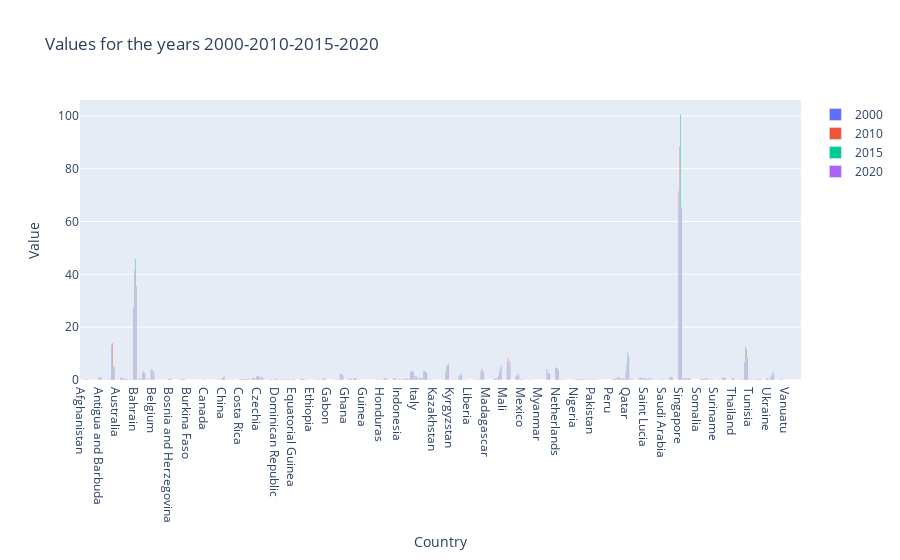

Notebook code cell kept with this figure:
### Code cell
# Plotting the graph

# Select the years to plot
years = ['2000', '2010', '2015', '2020']

# Create a new Figure
fig = go.Figure()

# Add a bar for each year
for year in years:
    fig.add_trace(go.Bar(
        x=mergeN['Area'],
        y=mergeN[year+'rel'],
        name=year
    ))

# Change the bar mode to group
fig.update_layout(barmode='group')

# Add labels and title
fig.update_layout(
    title='Values for the years 2000-2010-2015-2020',
    xaxis_title='Country',
    yaxis_title='Value'
)

# Show the plot
fig.show()

### Figure 1 — Plotly figure (JSON) as saved in the notebook; plotly's stock layout.template omitted (floating-point values rounded to 4 significant figures; data arrays with more than 128 entries replaced by an {"elided": "..."} marker saying what was removed)
{"data": [{"name": "2000", "type": "bar", "x": {"elided": "164 str values"}, "y": {"elided": "164 float values"}}, {"name": "2010", "type": "bar", "x": {"elided": "164 str values"}, "y": {"elided": "164 float values"}}, {"name": "2015", "type": "bar", "x": {"elided": "164 str values"}, "y": {"elided": "164 float values"}}, {"name": "2020", "type": "bar", "x": {"elided": "164 str values"}, "y": {"elided": "164 float values"}}], "layout": {"barmode": "group", "title": {"text": "Values for the years 2000-2010-2015-2020"}, "xaxis": {"title": {"text": "Country"}}, "yaxis": {"title": {"text": "Value"}}}}
